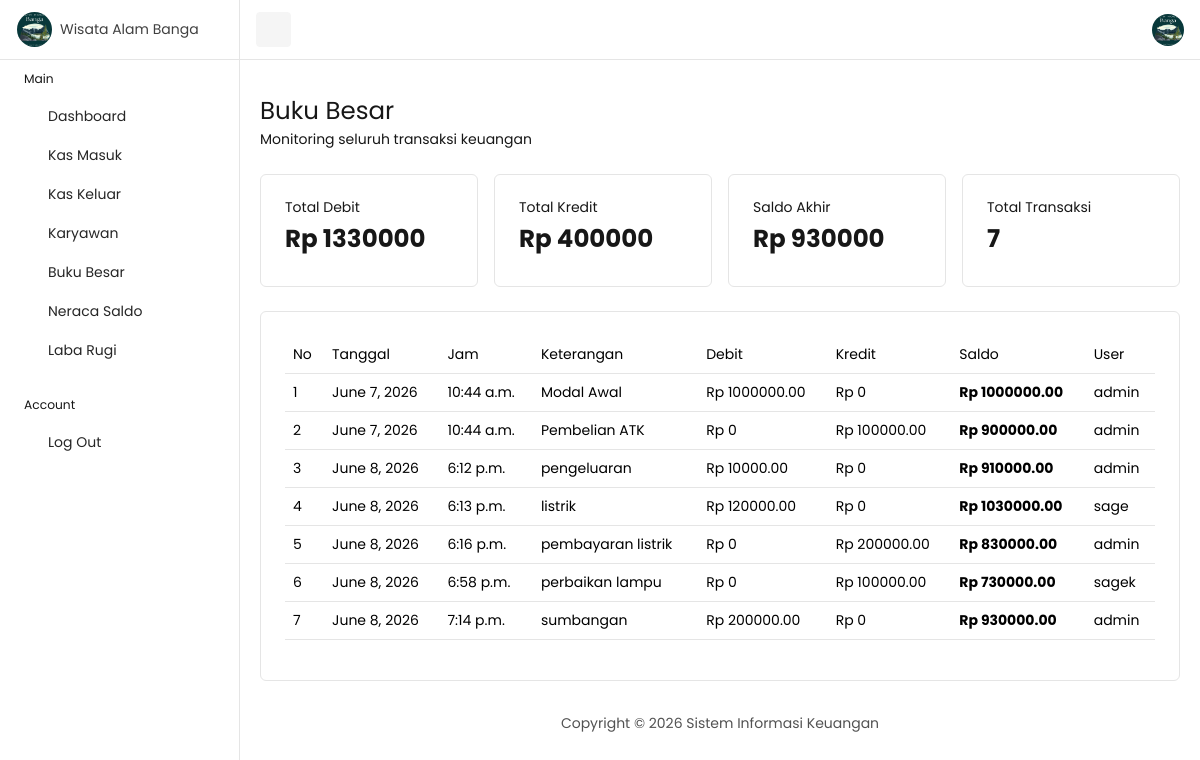
/buku-besar/ (signed in), run on the app's committed database.
### keuangan/models.py (models this page shows, shortened)
class KasMasuk(models.Model):
    tanggal = models.DateField()
    jam = models.TimeField()
    keterangan = models.TextField()
    jumlah = models.DecimalField(
        max_digits=15,
        decimal_places=2
    )
    users = models.CharField(
        max_length=100
    )

class KasKeluar(models.Model):
    tanggal = models.DateField()
    jam = models.TimeField()
    keterangan = models.TextField()
    jumlah = models.DecimalField(
        max_digits=15,
        decimal_places=2
    )
    users = models.CharField(
        max_length=100
    )

### keuangan/views.py (the view)
@login_required(login_url='login')
def buku_besar(request):
    transaksi = []
    for item in KasMasuk.objects.all():
        transaksi.append({
            'tanggal': item.tanggal,
            'jam': item.jam,
            'keterangan': item.keterangan,
            'debit': item.jumlah,
            'kredit': 0,
            'users': item.users,
        })
    for item in KasKeluar.objects.all():
        transaksi.append({
            'tanggal': item.tanggal,
            'jam': item.jam,
            'keterangan': item.keterangan,
            'debit': 0,
            'kredit': item.jumlah,
            'users': item.users,
        })
    transaksi.sort(
        key=lambda x: (
            x['tanggal'],
            x['jam']
        )
    )
    saldo = 0
    for item in transaksi:
        saldo += item['debit']
        saldo -= item['kredit']
        item['saldo'] = saldo
    total_debit = KasMasuk.objects.aggregate(
        total=Sum('jumlah')
    )['total'] or 0
    total_kredit = KasKeluar.objects.aggregate(
        total=Sum('jumlah')
    )['total'] or 0
    saldo_akhir = total_debit - total_kredit
    total_transaksi = len(transaksi)
    return render(
        request,
        'buku_besar/list.html',
        {
            'transaksi': transaksi,
            'total_debit': total_debit,
            'total_kredit': total_kredit,
            'saldo_akhir': saldo_akhir,
            'total_transaksi': total_transaksi,
        }
    )

### templates/buku_besar/list.html
{% extends 'base.html' %}
{% block content %}
<div class="row">
    <div class="col-12">
        <div class="d-flex flex-column flex-md-row justify-content-between align-items-md-center mb-4 gap-3">
            <div>
                <h1 class="fs-3 mb-1">Buku Besar</h1>
                <p class="mb-0">
                    Monitoring seluruh transaksi keuangan
                </p>
            </div>
        </div>
    </div>
</div>
<div class="row g-3 mb-4">
    <div class="col-md-3">
        <div class="card h-100">
            <div class="card-body p-4">
                <h6>Total Debit</h6>
                <h3 class="fw-bold">
                    Rp {{ total_debit }}
                </h3>
            </div>
        </div>
    </div>
    <div class="col-md-3">
        <div class="card h-100">
            <div class="card-body p-4">
                <h6>Total Kredit</h6>
                <h3 class="fw-bold">
                    Rp {{ total_kredit }}
                </h3>
            </div>
        </div>
    </div>
    <div class="col-md-3">
        <div class="card h-100">
            <div class="card-body p-4">
                <h6>Saldo Akhir</h6>
                <h3 class="fw-bold">
                    Rp {{ saldo_akhir }}
                </h3>
            </div>
        </div>
    </div>
    <div class="col-md-3">
        <div class="card h-100">
            <div class="card-body p-4">
                <h6>Total Transaksi</h6>
                <h3 class="fw-bold">
                    {{ total_transaksi }}
                </h3>
            </div>
        </div>
    </div>
</div>
<div class="row">
    <div class="col-12">
        <div class="card">
            <div class="card-body p-4">
                <div class="table-responsive">
                    <table class="table table-hover align-middle">
                        <thead>
                            <tr>
                                <th>No</th>
                                <th>Tanggal</th>
                                <th>Jam</th>
                                <th>Keterangan</th>
                                <th>Debit</th>
                                <th>Kredit</th>
                                <th>Saldo</th>
                                <th>User</th>
                            </tr>
                        </thead>
                        <tbody>
                            {% for item in transaksi %}
                            <tr>
                                <td>
                                    {{ forloop.counter }}
                                </td>
                                <td>
                                    {{ item.tanggal }}
                                </td>
                                <td>
                                    {{ item.jam }}
                                </td>
                                <td>
                                    {{ item.keterangan }}
                                </td>
                                <td>
                                    Rp {{ item.debit }}
                                </td>
                                <td>
                                    Rp {{ item.kredit }}
                                </td>
                                <td>
                                    <strong>
                                        Rp {{ item.saldo }}
                                    </strong>
                                </td>
                                <td>
                                    {{ item.users }}
                                </td>
                            </tr>
                            {% empty %}
                            <tr>
                                <td colspan="8" class="text-center">
                                    Belum ada transaksi
                                </td>
                            </tr>
                            {% endfor %}
                        </tbody>
                    </table>
                </div>
            </div>
        </div>
    </div>
</div>
<div class="row">
    <div class="col-12">
        <footer class="text-center py-2 mt-4 text-secondary">
            <p class="mb-0">
                Copyright © 2026 Sistem Informasi Keuangan
            </p>
        </footer>
    </div>
</div>
{% endblock %}

### data on the page
KasMasuk: tanggal "June 7, 2026", jam "10:44 a.m.", keterangan "Modal Awal", debit "1000000.00", users "admin"
KasKeluar: tanggal "June 7, 2026", jam "10:44 a.m.", keterangan "Pembelian ATK", kredit "100000.00", users "admin"
KasMasuk: tanggal "June 8, 2026", jam "6:12 p.m.", keterangan "pengeluaran", debit "10000.00", users "admin"
KasMasuk: tanggal "June 8, 2026", jam "6:13 p.m.", keterangan "listrik", debit "120000.00", users "sage"
KasKeluar: tanggal "June 8, 2026", jam "6:16 p.m.", keterangan "pembayaran listrik", kredit "200000.00", users "admin"
KasKeluar: tanggal "June 8, 2026", jam "6:58 p.m.", keterangan "perbaikan lampu", kredit "100000.00", users "sagek"
KasMasuk: tanggal "June 8, 2026", jam "7:14 p.m.", keterangan "sumbangan", debit "200000.00", users "admin"

### other printed values
{{ total_debit }} "1330000"
{{ total_kredit }} "400000"
{{ saldo_akhir }} "930000"
{{ total_transaksi }} "7"
{{ item.kredit }} "0" "0" "0" "0"
{{ item.saldo }} "1000000.00" "900000.00" "910000.00" "1030000.00" "830000.00" "730000.00" "930000.00"
{{ item.debit }} "0" "0" "0"
